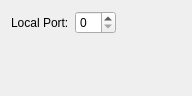
<?xml version="1.0" encoding="UTF-8"?>
<ui version="4.0">
 <class>ServerSocketConfigWidget</class>
 <widget class="QWidget" name="ServerSocketConfigWidget">
  <property name="geometry">
   <rect>
    <x>0</x>
    <y>0</y>
    <width>192</width>
    <height>96</height>
   </rect>
  </property>
  <property name="windowTitle">
   <string>Tcp Server Socket Configuration Widget</string>
  </property>
  <layout class="QVBoxLayout" name="verticalLayout">
   <item>
    <layout class="QHBoxLayout" name="horizontalLayout">
     <item>
      <widget class="QLabel" name="m_portLabel">
       <property name="text">
        <string>Local Port:</string>
       </property>
      </widget>
     </item>
     <item>
      <widget class="QSpinBox" name="m_portSpinBox"/>
     </item>
     <item>
      <spacer name="horizontalSpacer">
       <property name="orientation">
        <enum>Qt::Horizontal</enum>
       </property>
       <property name="sizeHint" stdset="0">
        <size>
         <width>40</width>
         <height>20</height>
        </size>
       </property>
      </spacer>
     </item>
    </layout>
   </item>
   <item>
    <spacer name="verticalSpacer">
     <property name="orientation">
      <enum>Qt::Vertical</enum>
     </property>
     <property name="sizeHint" stdset="0">
      <size>
       <width>20</width>
       <height>40</height>
      </size>
     </property>
    </spacer>
   </item>
  </layout>
 </widget>
 <resources/>
 <connections/>
</ui>
